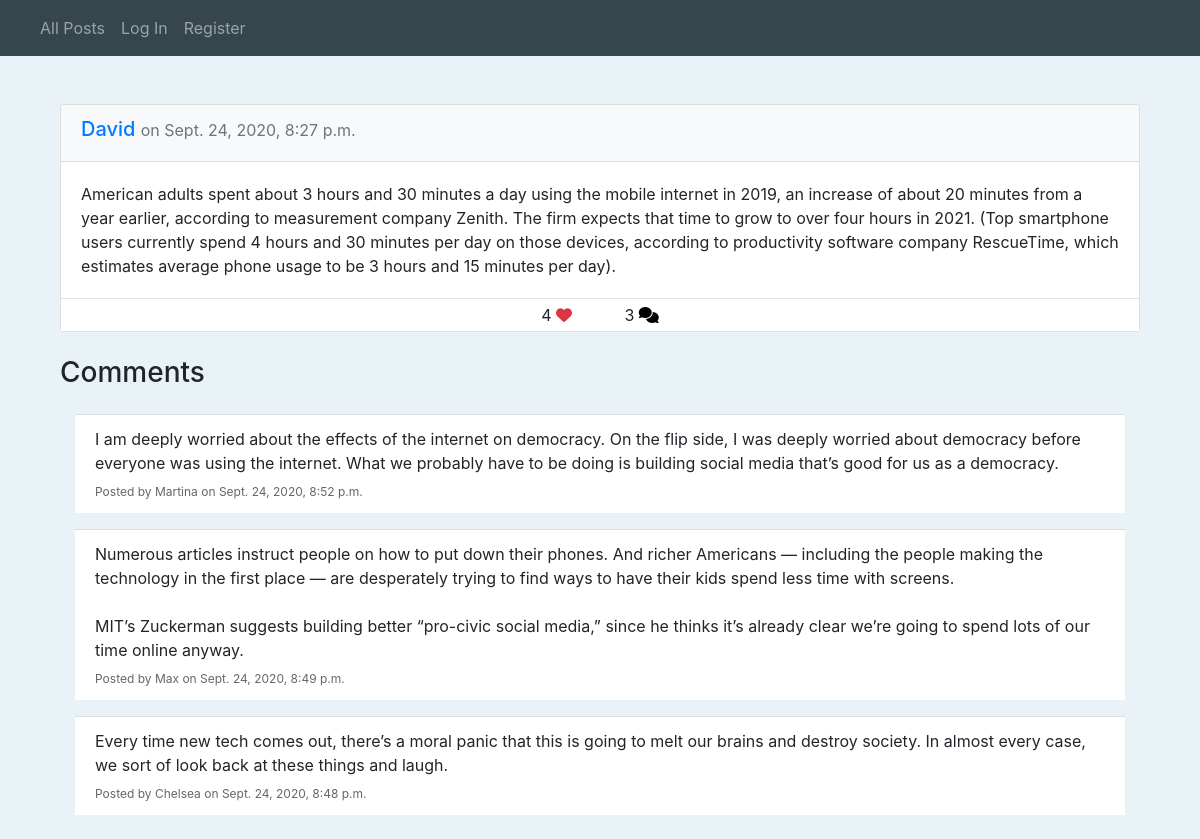
The app's page /post/16 with its own data.
### network/models.py (models this page shows, shortened)
class Post(models.Model):
    creator = models.ForeignKey(User, related_name="posts",
                on_delete=models.CASCADE)
    timestamp = models.DateTimeField(auto_now_add=True)
    content = models.TextField(max_length=10000)
    def __str__(self):
        return f'{self.creator} from {self.timestamp.strftime("%d.%m.%Y %H:%M")}'

class User(AbstractUser):
    likes = models.ManyToManyField("Post", blank=True,
            related_name="likes")
    follows = models.ManyToManyField("self", blank=True, symmetrical=False,
              related_name="followers", default=0)
    def __str__(self):
        return f"{self.username}"

class Comment(models.Model):
    creator = models.ForeignKey(User, related_name="comments",
              on_delete=models.CASCADE)
    content = models.TextField(max_length=10000)
    post = models.ForeignKey(Post, related_name="comments",
           on_delete=models.CASCADE)
    timestamp = models.DateTimeField(auto_now_add=True)

### network/views.py (the view)
# urls.py: path("post/<int:post_id>", views.post, name="post"),
def post(request, post_id):
    post = Post.objects.get(pk=post_id)
    if request.method == "POST":
        if "comment" in request.POST.keys():
            comment = Comment(creator=request.user,
                              content=request.POST["comment"],
                              post=post)
            comment.save()
    content = getPaginator(request, post.comments.order_by("-timestamp"))
    content["comments"] = content.pop("page")
    content["currentPage"] = "comment"
    content["mainPost"] = post
    print(content)
    return render(request, "network/index.html", content)

### network/utils.py (called while the page is built)
def getPaginator(request, data):
    p = Paginator(data, 10)
    page_number = request.GET.get("page", 1)
    page = p.get_page(page_number)
    if page.has_previous():
        previousURL = f"?page={page.previous_page_number()}"
    else:
        previousURL = ''
    if page.has_next():
        nextURL = f"?page={page.next_page_number()}"
    else:
        nextURL = ''
    content = {"page": page, "previousURL": previousURL, "nextURL": nextURL}
    return content

### network/templates/network/index.html (shortened to what this page needs)
{% extends "network/layout.html" %}
{% load static %}
{% block body %}
    <div class="container py-3">
        {% if user.is_authenticated and currentPage == "index" %}
            <form method="POST">
                {% csrf_token %}
                <div class="form-group">
                    <textarea class="form-control" name="content" rows="5" placeholder="What's on your mind?"></textarea>
                </div>
                <div class="text-right">
                    <button type="submit" class="btn btn-primary ">Tweet</button>
                </div>
            </form>
        {% elif currentPage == "comment" %}
            <div class="container d-block pt-3">
                <div class="card my-3">
                    <div class="card-header bg-light">
                        <h5><a href="{% url 'profile' mainPost.creator %}">{{ mainPost.creator }}</a>
                            <small class="text-muted"> on {{ mainPost.timestamp }}</small>
                        </h5>
                    </div>
                    <div class="card-body">
                        <p class="card-text content">{{ mainPost.content }}</p>
                    </div>
                    <div class="border-top py-1 bg-white row-fluid text-center">
                        <span class="">
                            <span id="num_likes">{{ mainPost.likes.all | length }}</span>
                            {% if not user.is_authenticated %}
                                <i class="fa fa-heart text-danger"></i>
                            {% elif user in mainPost.likes.all %}
                                <button id="likeBtn" class="bg-transparent border-0 p-0 m-0"><i class="fa fa-heart text-danger"></i></button>
                            {% else %}
                                <button id="likeBtn" class="bg-transparent border-0 p-0 m-0"><i class="far fa-heart text-danger"></i></button>
                            {% endif %}
                        </span>
                        <span class="ml-5">
                            <span id="num_comments">{{ mainPost.comments.all | length }}</span>
                            <button id="commentsBtn" class="bg-transparent border-0 p-0 m-0"><i class="fas fa-comments"></i></button>
                        </span>
                    </div>
                </div>
            </div>
            <div class="container panel panel-default widget mt-4">
                <div class="panel-heading">
                    {% if user.is_authenticated %}
                    <h3 class="panel-title"> Post a comment </h3>
                        <form class="mt-2" method="POST">
                            {% csrf_token %}
                            <div class="form-group">
                                <textarea name="comment" class="form-control" rows="3" placeholder="What are your thoughts?"></textarea>
                            </div>
                            <div class="text-right">
                                <button type="submit" class="btn btn-primary btn-sm">Comment</button>
                            </div>
                        </form>
                    {% else %}
                        <h3 class="panel-title"> Comments </h3>
                    {% endif %}
                </div>
                <div class="container panel-body mt-3">
                    <ul class="list-group">
                        {% for comment in comments.object_list %}
                        <li class="list-group-item my-2">
                            <span class="content">{{ comment.content }}</span>
                            <div class="mic-info mt-2">
                                Posted by {{ comment.creator }} on {{ comment.timestamp }}
                            </div>
                        </li>
                        {% endfor %}
                    </ul>
                </div>
            </div>
        {% endif %}
    </div>
{% endblock %}

### network/static/network/styles.css (style rules this page uses)
.content { white-space: pre-line; }
.body, html { margin: 0; height: 100%; background-color: #e9f3f7; }
.widget .panel-title { display:inline }
.widget li.list-group-item { border-radius: 0; border: 0; border-top: 1px solid #ddd; }
.widget .mic-info { color: #666666; font-size: 12px; }

### records on screen
Post: creator "David", timestamp "Sept. 24, 2020, 8:27 p.m.", content "American adults spent about 3 hours and 30 minutes a day using the mobile internet in 2019, an increase of about 20 minutes from a year earlier, according to measurement company Zenith. The firm expects that time to grow to over four hours in 2021. (Top smartphone users currently spend 4 hours and 30 minutes per day on those devices, according to productivity software company RescueTime, which estimates average phone usage to be 3 hours and 15 minutes per day).", likes.all|length "4", comments.all|length "3"
Comment: content "I am deeply worried about the effects of the internet on democracy. On the flip side, I was deeply worried about democracy before everyone was using the internet. What we probably have to be doing is building social media that’s good for us as a democracy.", creator "Martina", timestamp "Sept. 24, 2020, 8:52 p.m."
Comment: content "Numerous articles instruct people on how to put down their phones. And richer Americans — including the people making the technology in the first place — are desperately trying to find ways to have their kids spend less time with screens. MIT’s Zuckerman suggests building better “pro-civic social media,” since he thinks it’s already clear we’re going to spend lots of our time online anyway.", creator "Max", timestamp "Sept. 24, 2020, 8:49 p.m."
Comment: content "Every time new tech comes out, there’s a moral panic that this is going to melt our brains and destroy society. In almost every case, we sort of look back at these things and laugh.", creator "Chelsea", timestamp "Sept. 24, 2020, 8:48 p.m."
